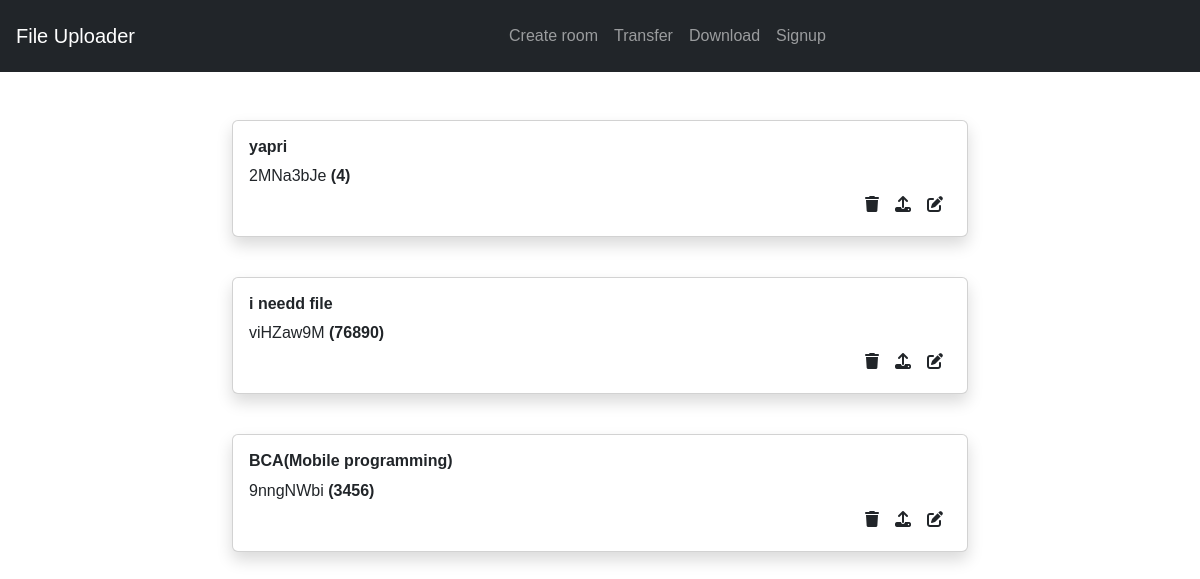
Before: /index.php (signed in) with the older database file.
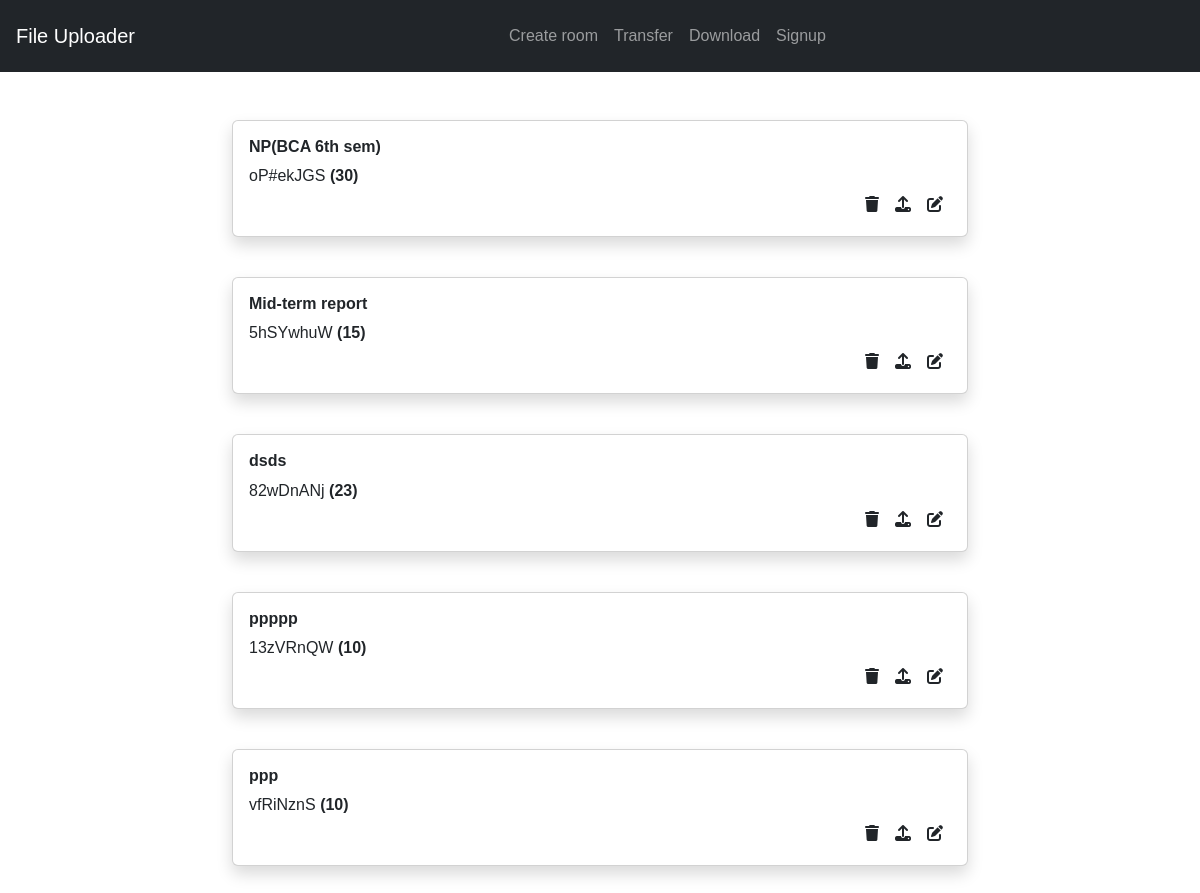
After: the same page with the newer database file.
### tables this page shows
CREATE TABLE `portals` (
  `p_id` int(11) NOT NULL,
  `portal_name` varchar(255) NOT NULL,
  `portal_limit` int(11) NOT NULL,
  `portal_code` varchar(255) NOT NULL,
  `userid` int(11) NOT NULL
);

### index.php (the view, shortened to what this page needs)
<?php
if(isset($_SESSION['auth_user'])){
    $userid = $_SESSION['auth_user']['id'];
}else{
    header('location:login.php');
}
include_once './includes/header.php';
include_once 'dbconfig/dbconfig.php';?>
<?php include_once './includes/navbar.php'; ?>
<div class="py-5">
    <div class="container">
        <div class="row justify-content-center">
            <div class="col-md-8">
            <div class="row justify-content-center " style="row-gap:40px">
            <?php
            $query = "SELECT * FROM portals WHERE userid= $userid";
            $query_run = mysqli_query($con, $query);
            if(mysqli_num_rows($query_run) > 0){
                foreach($query_run as $item){?>
                <div class="col-md-12">
                    <a href="download.php?p_id=<?= $item['p_id']; ?>" style="text-decoration:none;" class="text-dark">
                    <div class="card shadow">
                     <div class="card-body">
                        <h6 class="fw-bold"><?=$item['portal_name'] ?></h6>
                        <span><?=$item['portal_code']; ?></span>
                        <span class ="fw-bold">(<?=$item['portal_limit']; ?>)</span>
                        </a>
                        <div class="action d-flex justify-content-end">
                            <i class="fa-solid fa-trash m-2" onclick="conDelete(<?=$item['p_id'];?>),on()" value="<?=$item['p_id']?>" style="cursor:pointer;" name="delete_btn"></i>
                        <i class="fa-solid fa-upload m-2" onclick="fUp(<?=$item['p_id'];?>),on()" style="cursor:pointer;" value="<?=$item['p_id']?>"></i>
                        <i class="fa-sharp fa-solid fa-pen-to-square m-2" onclick="up(<?=$item['p_id'];?>)" style="cursor:pointer;" ></i>
                        </div>
                     </div>
                    </div>
                </div>
              <?php  }
            }
            ?>
<?php include_once './includes/footer.php'; ?>

### includes/header.php (shortened to what this page needs)
<!DOCTYPE html>
<html lang="en">
<head>
    <link href="assets/css/bootstrap.min.css" rel="stylesheet">
    <link rel="stylesheet" href="style.css">
</head>
<body>

### includes/navbar.php (shortened to what this page needs)
<nav class="navbar navbar-expand-lg navbar-dark bg-dark p-3">
  <a class="navbar-brand" href="#">File Uploader</a>
  <div class="collapse navbar-collapse" id="navbarSupportedContent" >
    <ul class="navbar-nav mx-auto">
      <li class="nav-item active">
        <a class="nav-link" id="ckCreatePortal" onclick="createPort(),on()" style="cursor:pointer";>Create room </a>
      </li>
      <li class="nav-item active">
        <a class="nav-link" href="#">Transfer </a>
      </li>
      <li class="nav-item active">
        <a class="nav-link" href="download.php">Download </a>
      </li>
      <li class="nav-item">
        <a class="nav-link" href="includes/signup.php">Signup</a>
      </li>
  </div>
</nav>

### includes/footer.php (shortened to what this page needs)
</body>
</html>

### includes/style.css (style rules this page uses)
* { margin: 0; padding: 0; box-sizing: border-box; font-family: "Poppins", sans-serif; }
body { margin: 0; padding: 0; background: white; height: 100vh; overflow: hidden; }

Changed rows visible on the page:
removed portals: portal_name "yapri", portal_code "2MNa3bJe", portal_limit "4", $item['p_id'] 5 (drawn)
removed portals: portal_name "i needd file", portal_code "viHZaw9M", portal_limit "76890", $item['p_id'] 6 (drawn)
removed portals: portal_name "BCA(Mobile programming)", portal_code "9nngNWbi", portal_limit "3456", $item['p_id'] 7 (drawn)
added portals: portal_name "NP(BCA 6th sem)", portal_code "oP#ekJGS", portal_limit "30", $item['p_id'] 10 (drawn)
added portals: portal_name "Mid-term report", portal_code "5hSYwhuW", portal_limit "15", $item['p_id'] 11 (drawn)
added portals: portal_name "dsds", portal_code "82wDnANj", portal_limit "23", $item['p_id'] 14 (drawn)
added portals: portal_name "ppppp", portal_code "13zVRnQW", portal_limit "10", $item['p_id'] 16 (drawn)
added portals: portal_name "ppp", portal_code "vfRiNznS", portal_limit "10", $item['p_id'] 18 (drawn)
